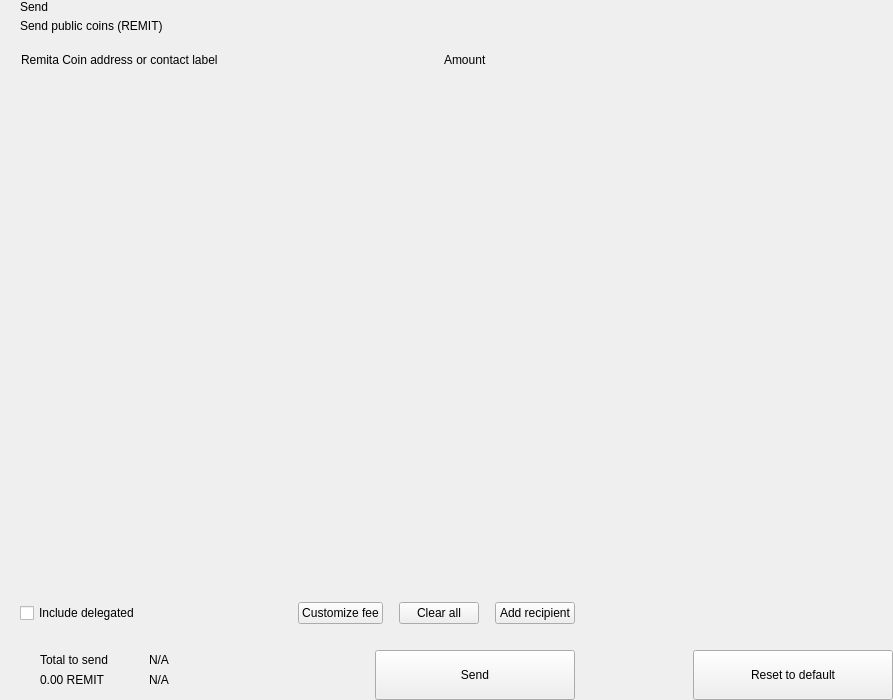
<?xml version="1.0" encoding="UTF-8"?>
<ui version="4.0">
 <class>send</class>
 <widget class="QWidget" name="send">
  <property name="geometry">
   <rect>
    <x>0</x>
    <y>0</y>
    <width>893</width>
    <height>700</height>
   </rect>
  </property>
  <property name="windowTitle">
   <string>Form</string>
  </property>
  <layout class="QHBoxLayout" name="horizontalLayout_2" stretch="2,1">
   <property name="spacing">
    <number>0</number>
   </property>
   <property name="leftMargin">
    <number>0</number>
   </property>
   <property name="topMargin">
    <number>0</number>
   </property>
   <property name="rightMargin">
    <number>0</number>
   </property>
   <property name="bottomMargin">
    <number>0</number>
   </property>
   <item>
    <widget class="QWidget" name="left" native="true">
     <layout class="QVBoxLayout" name="verticalLayout_3">
      <property name="spacing">
       <number>0</number>
      </property>
      <property name="leftMargin">
       <number>0</number>
      </property>
      <property name="topMargin">
       <number>0</number>
      </property>
      <property name="rightMargin">
       <number>0</number>
      </property>
      <property name="bottomMargin">
       <number>0</number>
      </property>
      <item>
       <layout class="QVBoxLayout" name="verticalLayout_22" stretch="0,0,0,1,0,0,0,0">
        <property name="spacing">
         <number>0</number>
        </property>
        <item>
         <layout class="QHBoxLayout" name="horizontalLayout_3">
          <property name="spacing">
           <number>0</number>
          </property>
          <property name="leftMargin">
           <number>20</number>
          </property>
          <property name="rightMargin">
           <number>20</number>
          </property>
          <item>
           <layout class="QVBoxLayout" name="verticalLayout">
            <property name="spacing">
             <number>5</number>
            </property>
            <item>
             <widget class="QLabel" name="labelTitle">
              <property name="text">
               <string>Send</string>
              </property>
              <property name="alignment">
               <set>Qt::AlignLeading|Qt::AlignLeft|Qt::AlignVCenter</set>
              </property>
             </widget>
            </item>
            <item>
             <widget class="QLabel" name="labelSubtitle1">
              <property name="text">
               <string>Send public coins (REMIT)</string>
              </property>
             </widget>
            </item>
           </layout>
          </item>
          <item>
           <spacer name="horizontalSpacer">
            <property name="orientation">
             <enum>Qt::Horizontal</enum>
            </property>
            <property name="sizeHint" stdset="0">
             <size>
              <width>40</width>
              <height>20</height>
             </size>
            </property>
           </spacer>
          </item>
         </layout>
        </item>
        <item>
         <spacer name="verticalSpacer_2">
          <property name="orientation">
           <enum>Qt::Vertical</enum>
          </property>
          <property name="sizeType">
           <enum>QSizePolicy::Fixed</enum>
          </property>
          <property name="sizeHint" stdset="0">
           <size>
            <width>20</width>
            <height>20</height>
           </size>
          </property>
         </spacer>
        </item>
        <item>
         <layout class="QHBoxLayout" name="horizontalLayout" stretch="6,0,2">
          <property name="spacing">
           <number>0</number>
          </property>
          <property name="leftMargin">
           <number>10</number>
          </property>
          <property name="topMargin">
           <number>0</number>
          </property>
          <property name="rightMargin">
           <number>20</number>
          </property>
          <property name="bottomMargin">
           <number>0</number>
          </property>
          <item>
           <widget class="QLabel" name="labelSubtitleAddress">
            <property name="styleSheet">
             <string notr="true">margin-left:8px;</string>
            </property>
            <property name="text">
             <string>Remita Coin address or contact label</string>
            </property>
           </widget>
          </item>
          <item>
           <spacer name="horizontalSpacer_3">
            <property name="orientation">
             <enum>Qt::Horizontal</enum>
            </property>
            <property name="sizeType">
             <enum>QSizePolicy::Fixed</enum>
            </property>
            <property name="sizeHint" stdset="0">
             <size>
              <width>40</width>
              <height>1</height>
             </size>
            </property>
           </spacer>
          </item>
          <item>
           <widget class="QLabel" name="labelSubtitleAmount">
            <property name="text">
             <string>Amount</string>
            </property>
           </widget>
          </item>
         </layout>
        </item>
        <item>
         <widget class="QScrollArea" name="scrollArea">
          <property name="minimumSize">
           <size>
            <width>0</width>
            <height>350</height>
           </size>
          </property>
          <property name="styleSheet">
           <string notr="true">#scrollArea {
            background:transparent;
            margin-top:10px;
}</string>
          </property>
          <property name="horizontalScrollBarPolicy">
           <enum>Qt::ScrollBarAlwaysOff</enum>
          </property>
          <property name="sizeAdjustPolicy">
           <enum>QAbstractScrollArea::AdjustIgnored</enum>
          </property>
          <property name="widgetResizable">
           <bool>true</bool>
          </property>
          <property name="alignment">
           <set>Qt::AlignLeading|Qt::AlignLeft|Qt::AlignTop</set>
          </property>
          <widget class="QWidget" name="scrollAreaWidgetContents">
           <property name="geometry">
            <rect>
             <x>0</x>
             <y>0</y>
             <width>591</width>
             <height>16</height>
            </rect>
           </property>
           <property name="sizePolicy">
            <sizepolicy hsizetype="Preferred" vsizetype="Maximum">
             <horstretch>0</horstretch>
             <verstretch>0</verstretch>
            </sizepolicy>
           </property>
           <property name="autoFillBackground">
            <bool>false</bool>
           </property>
           <property name="styleSheet">
            <string notr="true">#scrollAreaWidgetContents {
             background:transparent;
             }</string>
           </property>
           <layout class="QVBoxLayout" name="verticalLayout_7">
            <property name="spacing">
             <number>0</number>
            </property>
            <property name="sizeConstraint">
             <enum>QLayout::SetDefaultConstraint</enum>
            </property>
            <property name="leftMargin">
             <number>0</number>
            </property>
            <property name="topMargin">
             <number>0</number>
            </property>
            <property name="rightMargin">
             <number>0</number>
            </property>
            <property name="bottomMargin">
             <number>0</number>
            </property>
           </layout>
          </widget>
         </widget>
        </item>
        <item>
         <spacer name="verticalSpacer_4">
          <property name="orientation">
           <enum>Qt::Vertical</enum>
          </property>
          <property name="sizeType">
           <enum>QSizePolicy::Fixed</enum>
          </property>
          <property name="sizeHint" stdset="0">
           <size>
            <width>20</width>
            <height>20</height>
           </size>
          </property>
         </spacer>
        </item>
        <item>
         <layout class="QHBoxLayout" name="horizontalLayout_20">
          <property name="spacing">
           <number>6</number>
          </property>
          <property name="leftMargin">
           <number>20</number>
          </property>
          <property name="rightMargin">
           <number>20</number>
          </property>
          <item>
           <widget class="QCheckBox" name="checkBoxDelegations">
            <property name="layoutDirection">
             <enum>Qt::LeftToRight</enum>
            </property>
            <property name="text">
             <string>Include delegated</string>
            </property>
           </widget>
          </item>
          <item>
           <spacer name="horizontalSpacer_4">
            <property name="orientation">
             <enum>Qt::Horizontal</enum>
            </property>
            <property name="sizeHint" stdset="0">
             <size>
              <width>10</width>
              <height>20</height>
             </size>
            </property>
           </spacer>
          </item>
          <item>
           <widget class="QPushButton" name="pushButtonFee">
            <property name="focusPolicy">
             <enum>Qt::NoFocus</enum>
            </property>
            <property name="text">
             <string>Customize fee</string>
            </property>
           </widget>
          </item>
          <item>
           <spacer name="horizontalSpacer_11">
            <property name="orientation">
             <enum>Qt::Horizontal</enum>
            </property>
            <property name="sizeType">
             <enum>QSizePolicy::Minimum</enum>
            </property>
            <property name="sizeHint" stdset="0">
             <size>
              <width>10</width>
              <height>20</height>
             </size>
            </property>
           </spacer>
          </item>
          <item>
           <widget class="QPushButton" name="pushButtonClear">
            <property name="focusPolicy">
             <enum>Qt::NoFocus</enum>
            </property>
            <property name="layoutDirection">
             <enum>Qt::RightToLeft</enum>
            </property>
            <property name="text">
             <string>Clear all</string>
            </property>
           </widget>
          </item>
          <item>
           <spacer name="horizontalSpacer_6">
            <property name="orientation">
             <enum>Qt::Horizontal</enum>
            </property>
            <property name="sizeType">
             <enum>QSizePolicy::Fixed</enum>
            </property>
            <property name="sizeHint" stdset="0">
             <size>
              <width>10</width>
              <height>20</height>
             </size>
            </property>
           </spacer>
          </item>
          <item>
           <widget class="QPushButton" name="pushButtonAddRecipient">
            <property name="focusPolicy">
             <enum>Qt::NoFocus</enum>
            </property>
            <property name="text">
             <string>Add recipient</string>
            </property>
           </widget>
          </item>
         </layout>
        </item>
        <item>
         <spacer name="verticalSpacer">
          <property name="orientation">
           <enum>Qt::Vertical</enum>
          </property>
          <property name="sizeType">
           <enum>QSizePolicy::Fixed</enum>
          </property>
          <property name="sizeHint" stdset="0">
           <size>
            <width>20</width>
            <height>16</height>
           </size>
          </property>
         </spacer>
        </item>
        <item>
         <layout class="QHBoxLayout" name="horizontalLayout_7">
          <property name="rightMargin">
           <number>20</number>
          </property>
          <item>
           <layout class="QHBoxLayout" name="horizontalLayout_10">
            <property name="spacing">
             <number>0</number>
            </property>
            <property name="leftMargin">
             <number>8</number>
            </property>
            <item>
             <widget class="QStackedWidget" name="stackedWidget">
              <property name="minimumSize">
               <size>
                <width>0</width>
                <height>60</height>
               </size>
              </property>
              <property name="maximumSize">
               <size>
                <width>16777215</width>
                <height>60</height>
               </size>
              </property>
              <widget class="QWidget" name="page1">
               <layout class="QVBoxLayout" name="verticalLayout_71" stretch="0">
                <property name="spacing">
                 <number>6</number>
                </property>
                <property name="leftMargin">
                 <number>12</number>
                </property>
                <property name="topMargin">
                 <number>0</number>
                </property>
                <property name="rightMargin">
                 <number>0</number>
                </property>
                <property name="bottomMargin">
                 <number>0</number>
                </property>
                <item>
                 <widget class="QWidget" name="coinWidget" native="true">
                  <property name="minimumSize">
                   <size>
                    <width>0</width>
                    <height>60</height>
                   </size>
                  </property>
                  <property name="maximumSize">
                   <size>
                    <width>16777215</width>
                    <height>60</height>
                   </size>
                  </property>
                  <layout class="QHBoxLayout" name="horizontalLayout_9">
                   <property name="spacing">
                    <number>0</number>
                   </property>
                   <property name="leftMargin">
                    <number>20</number>
                   </property>
                   <property name="topMargin">
                    <number>10</number>
                   </property>
                   <property name="rightMargin">
                    <number>20</number>
                   </property>
                   <property name="bottomMargin">
                    <number>10</number>
                   </property>
                   <item>
                    <layout class="QVBoxLayout" name="verticalSend">
                     <property name="spacing">
                      <number>0</number>
                     </property>
                     <item>
                      <widget class="QLabel" name="labelTitleTotalSend">
                       <property name="text">
                        <string>Total to send</string>
                       </property>
                      </widget>
                     </item>
                     <item>
                      <widget class="QLabel" name="labelAmountSend">
                       <property name="text">
                        <string notr="true">0.00 REMIT</string>
                       </property>
                      </widget>
                     </item>
                    </layout>
                   </item>
                   <item>
                    <spacer name="horizontalSpacer_9">
                     <property name="orientation">
                      <enum>Qt::Horizontal</enum>
                     </property>
                     <property name="sizeType">
                      <enum>QSizePolicy::Fixed</enum>
                     </property>
                     <property name="sizeHint" stdset="0">
                      <size>
                       <width>20</width>
                       <height>20</height>
                      </size>
                     </property>
                    </spacer>
                   </item>
                   <item>
                    <widget class="QLabel" name="labelLine">
                     <property name="minimumSize">
                      <size>
                       <width>1</width>
                       <height>0</height>
                      </size>
                     </property>
                     <property name="maximumSize">
                      <size>
                       <width>1</width>
                       <height>16777215</height>
                      </size>
                     </property>
                     <property name="text">
                      <string/>
                     </property>
                    </widget>
                   </item>
                   <item>
                    <spacer name="horizontalSpacer_10">
                     <property name="orientation">
                      <enum>Qt::Horizontal</enum>
                     </property>
                     <property name="sizeType">
                      <enum>QSizePolicy::Fixed</enum>
                     </property>
                     <property name="sizeHint" stdset="0">
                      <size>
                       <width>20</width>
                       <height>20</height>
                      </size>
                     </property>
                    </spacer>
                   </item>
                   <item>
                    <layout class="QVBoxLayout" name="verticalRemaining">
                     <property name="spacing">
                      <number>0</number>
                     </property>
                     <item>
                      <widget class="QLabel" name="labelTitleTotalRemaining">
                       <property name="text">
                        <string notr="true">N/A</string>
                       </property>
                      </widget>
                     </item>
                     <item>
                      <widget class="QLabel" name="labelAmountRemaining">
                       <property name="text">
                        <string notr="true">N/A</string>
                       </property>
                      </widget>
                     </item>
                    </layout>
                   </item>
                  </layout>
                 </widget>
                </item>
               </layout>
              </widget>
              <widget class="QWidget" name="page_2"/>
             </widget>
            </item>
           </layout>
          </item>
          <item>
           <spacer name="horizontalSpacer_5">
            <property name="orientation">
             <enum>Qt::Horizontal</enum>
            </property>
            <property name="sizeType">
             <enum>QSizePolicy::Expanding</enum>
            </property>
            <property name="sizeHint" stdset="0">
             <size>
              <width>40</width>
              <height>20</height>
             </size>
            </property>
           </spacer>
          </item>
          <item alignment="Qt::AlignBottom">
           <widget class="QPushButton" name="pushButtonSave">
            <property name="minimumSize">
             <size>
              <width>200</width>
              <height>50</height>
             </size>
            </property>
            <property name="maximumSize">
             <size>
              <width>200</width>
              <height>50</height>
             </size>
            </property>
            <property name="focusPolicy">
             <enum>Qt::NoFocus</enum>
            </property>
            <property name="text">
             <string>Send</string>
            </property>
           </widget>
          </item>
         </layout>
        </item>
       </layout>
      </item>
     </layout>
    </widget>
   </item>
   <item>
    <widget class="QWidget" name="right" native="true">
     <layout class="QVBoxLayout" name="verticalLayout_5">
      <property name="leftMargin">
       <number>0</number>
      </property>
      <property name="topMargin">
       <number>0</number>
      </property>
      <property name="rightMargin">
       <number>0</number>
      </property>
      <property name="bottomMargin">
       <number>0</number>
      </property>
      <item>
       <layout class="QVBoxLayout" name="verticalLayout_4">
        <property name="spacing">
         <number>6</number>
        </property>
        <item>
         <widget class="OptionButton" name="btnCoinControl" native="true">
          <property name="minimumSize">
           <size>
            <width>0</width>
            <height>50</height>
           </size>
          </property>
         </widget>
        </item>
        <item>
         <widget class="OptionButton" name="btnChangeAddress" native="true">
          <property name="minimumSize">
           <size>
            <width>0</width>
            <height>50</height>
           </size>
          </property>
         </widget>
        </item>
        <item>
         <widget class="OptionButton" name="btnUri" native="true">
          <property name="minimumSize">
           <size>
            <width>0</width>
            <height>50</height>
           </size>
          </property>
         </widget>
        </item>
        <item>
         <spacer name="verticalSpacer_5">
          <property name="orientation">
           <enum>Qt::Vertical</enum>
          </property>
          <property name="sizeHint" stdset="0">
           <size>
            <width>20</width>
            <height>40</height>
           </size>
          </property>
         </spacer>
        </item>
        <item>
         <layout class="QHBoxLayout" name="horizontalLayout_8">
          <item>
           <spacer name="horizontalSpacer_7">
            <property name="orientation">
             <enum>Qt::Horizontal</enum>
            </property>
            <property name="sizeHint" stdset="0">
             <size>
              <width>40</width>
              <height>20</height>
             </size>
            </property>
           </spacer>
          </item>
          <item>
           <widget class="QPushButton" name="pushButtonReset">
            <property name="minimumSize">
             <size>
              <width>200</width>
              <height>50</height>
             </size>
            </property>
            <property name="maximumSize">
             <size>
              <width>200</width>
              <height>50</height>
             </size>
            </property>
            <property name="focusPolicy">
             <enum>Qt::NoFocus</enum>
            </property>
            <property name="text">
             <string>Reset to default</string>
            </property>
           </widget>
          </item>
         </layout>
        </item>
       </layout>
      </item>
     </layout>
    </widget>
   </item>
  </layout>
 </widget>
 <customwidgets>
  <customwidget>
   <class>OptionButton</class>
   <extends>QWidget</extends>
   <header>qt/remita/optionbutton.h</header>
   <container>1</container>
  </customwidget>
 </customwidgets>
 <resources/>
 <connections/>
</ui>
